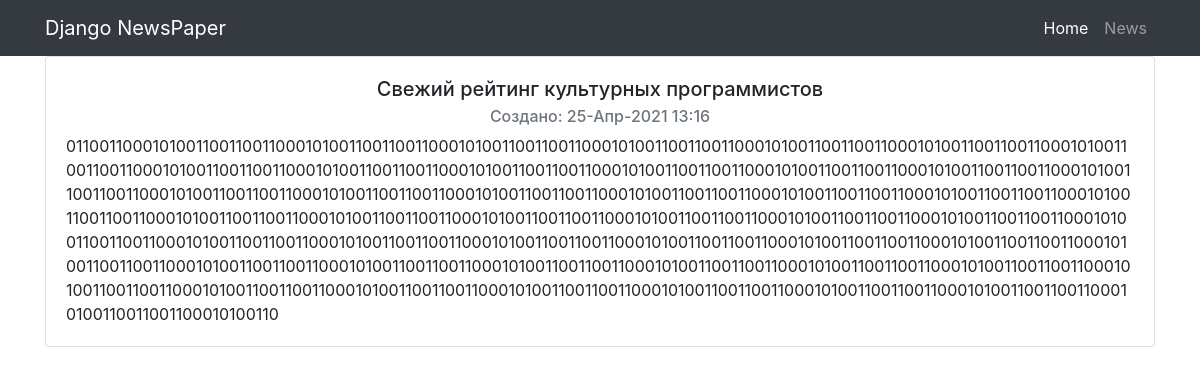
Page /news/24 on the earlier database version.
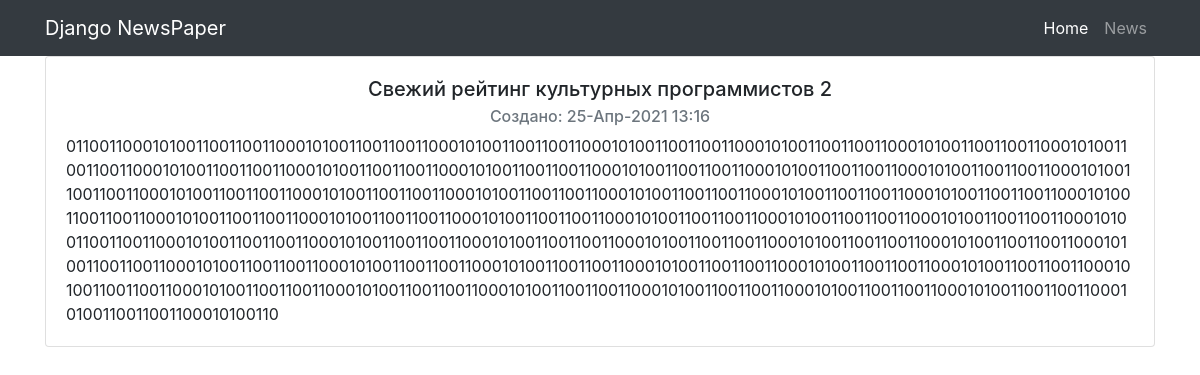
Same page on the later database version.
### news/models.py (models this page shows, shortened)
class Post(models.Model):
    ARTICLE = 'AR'
    NEWS = 'NS'
    POST_CHOICES = (
        (ARTICLE, 'Статья'),
        (NEWS, 'Новость'),
    )
    author = models.ForeignKey(Author, on_delete=models.CASCADE)
    type_post = models.CharField(max_length=2, choices=POST_CHOICES,
                                 default=ARTICLE)
    created_at = models.DateTimeField(auto_now_add=True)
    category = models.ManyToManyField(Category, through='PostCategory')
    title = models.CharField(max_length=255)
    content = models.TextField()
    rating = models.IntegerField(default=0)

### news/views.py (the view)
# urls.py: path('<int:pk>', PostDetail.as_view()),  # pk — это первичный ключ товара, который будет выводиться у нас в шаблон
class PostDetail(DetailView):
    model = Post  # модель всё та же, но мы хотим получать детали конкретно отдельного товара
    template_name = 'news/post.html'  # название шаблона будет product.html
    context_object_name = 'post'  # название объекта. в нём будет

### news/templatetags/custom_filters.py (called while the page is built)
@register.filter(name='censor')
def censor(value):
    words = ['дурак', 'сука']
    for word in words:
        if word in value:
            value = value.replace(word, '***')
    return str(value)

### templates/news/post.html (shortened to what this page needs)
{% extends 'default.html' %}
{% load custom_filters %}
{% block content %}
<div class="card">
  <div class="card-body">
    <h5 class="card-title">{{ post.title|censor }}</h5>
    <h6 class="card-subtitle mb-2 text-muted">Создано: {{ post.created_at|date:'d-M-Y H:i'  }}</h6>
    <p class="card-text text-left">{{ post.content|censor}}</p>
  </div>
</div>
{% endblock content %}

Differences in the rows shown:
changed Post: title|censor "Свежий рейтинг культурных программистов" → "Свежий рейтинг культурных программистов 2"
